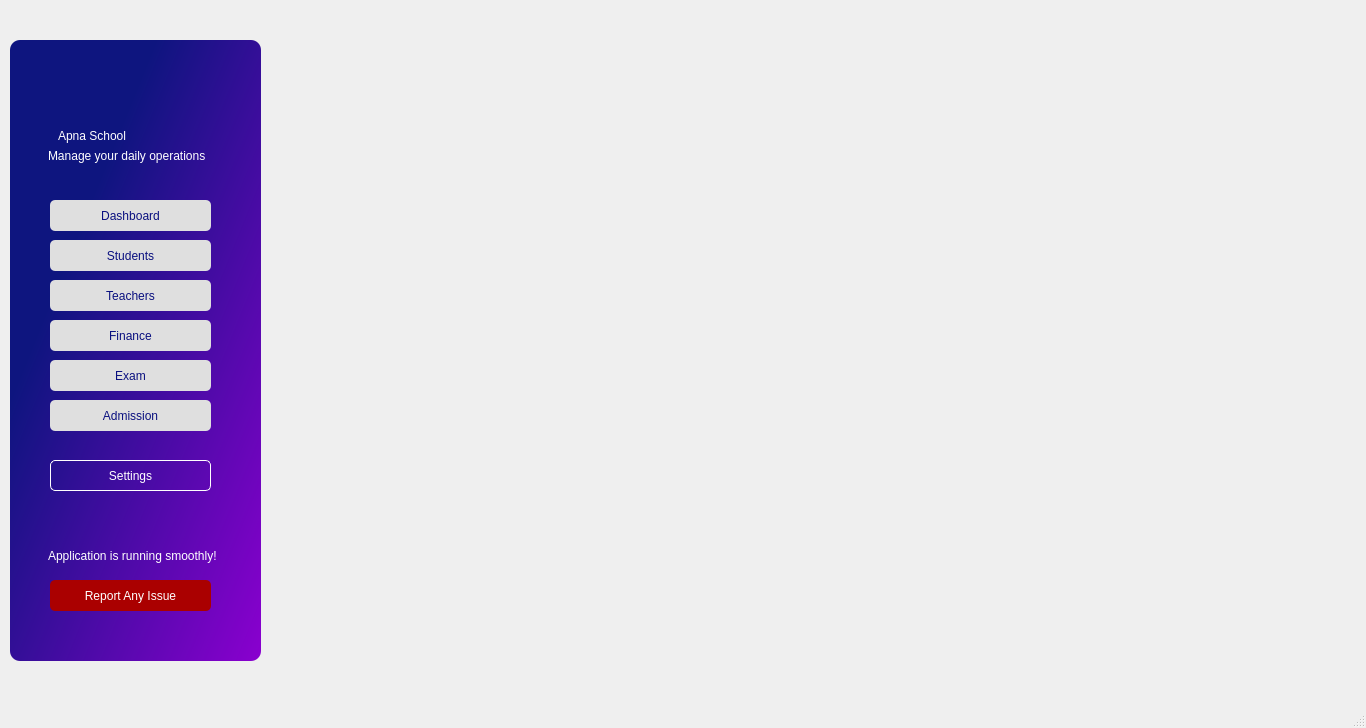
<?xml version="1.0" encoding="UTF-8"?>
<ui version="4.0">
 <class>MainWindow</class>
 <widget class="QMainWindow" name="MainWindow">
  <property name="geometry">
   <rect>
    <x>0</x>
    <y>0</y>
    <width>1366</width>
    <height>728</height>
   </rect>
  </property>
  <property name="windowTitle">
   <string>MainWindow</string>
  </property>
  <widget class="QWidget" name="centralwidget">
   <widget class="QWidget" name="widget" native="true">
    <property name="geometry">
     <rect>
      <x>10</x>
      <y>40</y>
      <width>251</width>
      <height>621</height>
     </rect>
    </property>
    <property name="styleSheet">
     <string notr="true">
background-color: qlineargradient(spread:pad, x1:0.291, y1:0.289773, x2:1, y2:1, stop:0 rgba(14, 21, 127, 255), stop:1 rgba(138, 0, 207, 255));
padding: 5px;
border-radius: 10px;
font: 700 18pt &quot;Tw Cen MT&quot;;</string>
    </property>
    <widget class="QLabel" name="label">
     <property name="geometry">
      <rect>
       <x>40</x>
       <y>70</y>
       <width>151</width>
       <height>51</height>
      </rect>
     </property>
     <property name="styleSheet">
      <string notr="true">color: rgb(255, 255, 255);
background-color: transparent;</string>
     </property>
     <property name="text">
      <string>Apna School</string>
     </property>
    </widget>
    <widget class="QPushButton" name="pushButton">
     <property name="geometry">
      <rect>
       <x>40</x>
       <y>160</y>
       <width>161</width>
       <height>31</height>
      </rect>
     </property>
     <property name="styleSheet">
      <string notr="true">background-color: rgb(223, 223, 223);
color: rgb(9, 15, 127);
font: 600 10pt &quot;Segoe UI&quot;;
border-radius: 5px;</string>
     </property>
     <property name="text">
      <string>Dashboard</string>
     </property>
    </widget>
    <widget class="QPushButton" name="pushButton_2">
     <property name="geometry">
      <rect>
       <x>40</x>
       <y>200</y>
       <width>161</width>
       <height>31</height>
      </rect>
     </property>
     <property name="styleSheet">
      <string notr="true">background-color: rgb(223, 223, 223);
color: rgb(9, 15, 127);
font: 600 10pt &quot;Segoe UI&quot;;
border-radius: 5px;</string>
     </property>
     <property name="text">
      <string>Students</string>
     </property>
    </widget>
    <widget class="QPushButton" name="pushButton_3">
     <property name="geometry">
      <rect>
       <x>40</x>
       <y>240</y>
       <width>161</width>
       <height>31</height>
      </rect>
     </property>
     <property name="styleSheet">
      <string notr="true">background-color: rgb(223, 223, 223);
color: rgb(9, 15, 127);
font: 600 10pt &quot;Segoe UI&quot;;
border-radius: 5px;</string>
     </property>
     <property name="text">
      <string>Teachers</string>
     </property>
    </widget>
    <widget class="QPushButton" name="pushButton_4">
     <property name="geometry">
      <rect>
       <x>40</x>
       <y>280</y>
       <width>161</width>
       <height>31</height>
      </rect>
     </property>
     <property name="styleSheet">
      <string notr="true">background-color: rgb(223, 223, 223);
color: rgb(9, 15, 127);
font: 600 10pt &quot;Segoe UI&quot;;
border-radius: 5px;</string>
     </property>
     <property name="text">
      <string>Finance</string>
     </property>
    </widget>
    <widget class="QPushButton" name="pushButton_5">
     <property name="geometry">
      <rect>
       <x>40</x>
       <y>320</y>
       <width>161</width>
       <height>31</height>
      </rect>
     </property>
     <property name="styleSheet">
      <string notr="true">background-color: rgb(223, 223, 223);
color: rgb(9, 15, 127);
font: 600 10pt &quot;Segoe UI&quot;;
border-radius: 5px;</string>
     </property>
     <property name="text">
      <string>Exam</string>
     </property>
    </widget>
    <widget class="QPushButton" name="pushButton_6">
     <property name="geometry">
      <rect>
       <x>40</x>
       <y>360</y>
       <width>161</width>
       <height>31</height>
      </rect>
     </property>
     <property name="styleSheet">
      <string notr="true">background-color: rgb(223, 223, 223);
color: rgb(9, 15, 127);
font: 600 10pt &quot;Segoe UI&quot;;
border-radius: 5px;</string>
     </property>
     <property name="text">
      <string>Admission</string>
     </property>
    </widget>
    <widget class="QPushButton" name="pushButton_7">
     <property name="geometry">
      <rect>
       <x>40</x>
       <y>420</y>
       <width>161</width>
       <height>31</height>
      </rect>
     </property>
     <property name="styleSheet">
      <string notr="true">background-color: transparent;
color: rgb(255, 255, 255);
font: 600 10pt &quot;Segoe UI&quot;;
border: 1px solid white;
border-radius: 5px;</string>
     </property>
     <property name="text">
      <string>Settings</string>
     </property>
    </widget>
    <widget class="QLabel" name="label_2">
     <property name="geometry">
      <rect>
       <x>30</x>
       <y>100</y>
       <width>171</width>
       <height>31</height>
      </rect>
     </property>
     <property name="styleSheet">
      <string notr="true">background: transparent;
font: 8pt &quot;Segoe UI&quot;;
color: rgb(255, 255, 255);</string>
     </property>
     <property name="text">
      <string>Manage your daily operations</string>
     </property>
    </widget>
    <widget class="QLabel" name="label_3">
     <property name="geometry">
      <rect>
       <x>30</x>
       <y>500</y>
       <width>191</width>
       <height>31</height>
      </rect>
     </property>
     <property name="styleSheet">
      <string notr="true">background: transparent;
font: 8pt &quot;Segoe UI&quot;;
color: rgb(255, 255, 255);</string>
     </property>
     <property name="text">
      <string>Application is running smoothly!</string>
     </property>
    </widget>
    <widget class="QPushButton" name="pushButton_8">
     <property name="geometry">
      <rect>
       <x>40</x>
       <y>540</y>
       <width>161</width>
       <height>31</height>
      </rect>
     </property>
     <property name="styleSheet">
      <string notr="true">background-color: rgb(170, 0, 0);
color: rgb(255, 255, 255);
font: 600 10pt &quot;Segoe UI&quot;;
border-radius: 5px;</string>
     </property>
     <property name="text">
      <string>Report Any Issue</string>
     </property>
    </widget>
   </widget>
  </widget>
  <widget class="QStatusBar" name="statusbar"/>
  <action name="actionNew_Student">
   <property name="text">
    <string>New Student</string>
   </property>
  </action>
  <action name="actionAll_Students">
   <property name="text">
    <string>All Students</string>
   </property>
  </action>
 </widget>
 <resources/>
 <connections/>
</ui>
